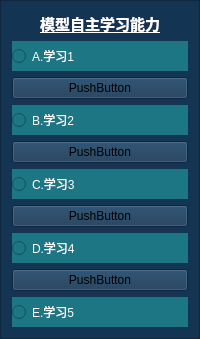
           <widget class="QFrame" name="frame_xuexi">
            <property name="styleSheet">
             <string notr="true">background-color: rgb(20, 52, 83);
border-color: rgb(255, 97, 6);
</string>
            </property>
            <property name="frameShape">
             <enum>QFrame::StyledPanel</enum>
            </property>
            <property name="frameShadow">
             <enum>QFrame::Raised</enum>
            </property>
            <layout class="QVBoxLayout" name="verticalLayout_3">
             <item>
              <widget class="QLabel" name="label_xuexi">
               <property name="sizePolicy">
                <sizepolicy hsizetype="Preferred" vsizetype="Fixed">
                 <horstretch>0</horstretch>
                 <verstretch>0</verstretch>
                </sizepolicy>
               </property>
               <property name="font">
                <font>
                 <pointsize>11</pointsize>
                 <weight>75</weight>
                 <italic>false</italic>
                 <bold>true</bold>
                 <underline>true</underline>
                 <strikeout>false</strikeout>
                </font>
               </property>
               <property name="styleSheet">
                <string notr="true">color: rgb(255, 255, 255);</string>
               </property>
               <property name="text">
                <string>模型自主学习能力</string>
               </property>
               <property name="alignment">
                <set>Qt::AlignCenter</set>
               </property>
              </widget>
             </item>
             <item>
              <widget class="QRadioButton" name="radioButton_xuexiA">
               <property name="minimumSize">
                <size>
                 <width>0</width>
                 <height>30</height>
                </size>
               </property>
               <property name="styleSheet">
                <string notr="true">color: rgb(255, 255, 255);
background-color: rgb(28, 118, 132);</string>
               </property>
               <property name="text">
                <string>A.学习1</string>
               </property>
              </widget>
             </item>
             <item>
              <widget class="QPushButton" name="pushButton_5">
               <property name="text">
                <string>PushButton</string>
               </property>
              </widget>
             </item>
             <item>
              <widget class="QRadioButton" name="radioButton_xuexiB">
               <property name="minimumSize">
                <size>
                 <width>0</width>
                 <height>30</height>
                </size>
               </property>
               <property name="styleSheet">
                <string notr="true">color: rgb(255, 255, 255);
background-color: rgb(28, 118, 132);</string>
               </property>
               <property name="text">
                <string>B.学习2</string>
               </property>
              </widget>
             </item>
             <item>
              <widget class="QPushButton" name="pushButton_6">
               <property name="text">
                <string>PushButton</string>
               </property>
              </widget>
             </item>
             <item>
              <widget class="QRadioButton" name="radioButton_xuexiC">
               <property name="minimumSize">
                <size>
                 <width>0</width>
                 <height>30</height>
                </size>
               </property>
               <property name="styleSheet">
                <string notr="true">color: rgb(255, 255, 255);
background-color: rgb(28, 118, 132);</string>
               </property>
               <property name="text">
                <string>C.学习3</string>
               </property>
              </widget>
             </item>
             <item>
              <widget class="QPushButton" name="pushButton_7">
               <property name="text">
                <string>PushButton</string>
               </property>
              </widget>
             </item>
             <item>
              <widget class="QRadioButton" name="radioButton_xuexiD">
               <property name="minimumSize">
                <size>
                 <width>0</width>
                 <height>30</height>
                </size>
               </property>
               <property name="styleSheet">
                <string notr="true">color: rgb(255, 255, 255);
background-color: rgb(28, 118, 132);</string>
               </property>
               <property name="text">
                <string>D.学习4</string>
               </property>
              </widget>
             </item>
             <item>
              <widget class="QPushButton" name="pushButton_8">
               <property name="text">
                <string>PushButton</string>
               </property>
              </widget>
             </item>
             <item>
              <widget class="QRadioButton" name="radioButton_xuexiE">
               <property name="minimumSize">
                <size>
                 <width>0</width>
                 <height>30</height>
                </size>
               </property>
               <property name="styleSheet">
                <string notr="true">color: rgb(255, 255, 255);
background-color: rgb(28, 118, 132);</string>
               </property>
               <property name="text">
                <string>E.学习5</string>
               </property>
              </widget>
             </item>
            </layout>
           </widget>
